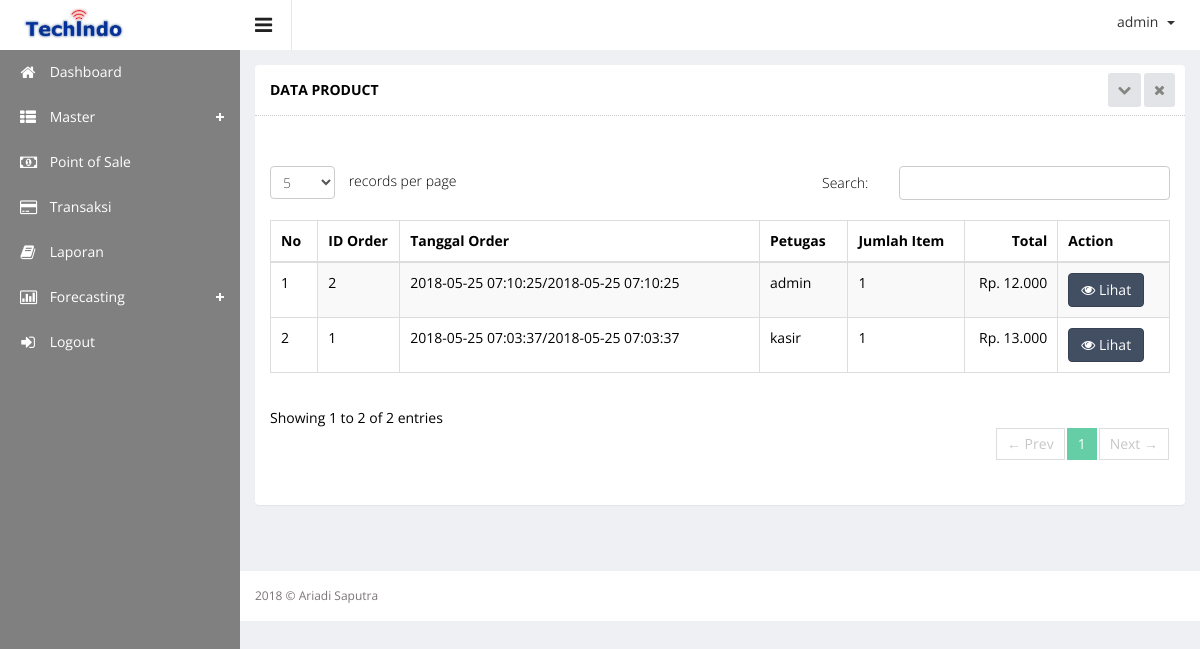
Page /index.php?hal=master/transaksi/list (signed in) on the committed database.
### tables this page shows
CREATE TABLE `orders` (
  `id_orders` int(5) NOT NULL,
  `nama_petugas` varchar(100) NOT NULL,
  `tgl_order` datetime NOT NULL,
  `jam_order` time NOT NULL
);

### master/transaksi/list.php (the view, shortened to what this page needs)
<div class="wrapper">
 <div class="row">
    <div class="col-sm-12">
        <section class="panel">
            <header class="panel-heading">
                Data Product
                <span class="tools pull-right">
                    <a href="javascript:;" class="fa fa-chevron-down"></a>
                    <a href="javascript:;" class="fa fa-times"></a>
                </span>
            </header>
            <div class="panel-body">
                <div class="adv-table editable-table ">
                    <div class="clearfix">
                        <div class="btn-group">
                        </div>
                    </div>
                    <table class="table table-striped table-hover table-bordered" id="editable-sample">
                        <thead>
                            <tr>
                                <th>No</th>
                                <th>ID Order</th>
                                <th>Tanggal Order</th>
                                <th>Petugas</th>
                                <th>Jumlah Item</th>
                                <th style="text-align: right;">Total</th>
                                <th>Action</th>
                            </tr>
                        </thead>
                        <tbody>
                            <?php
                            $no = 1;
                            $queryTransaksi = mysqli_query($mysqli,"SELECT *
                             FROM
                             `orders`
                             ORDER BY id_orders  DESC");
                            while ($rowTransaksi  = mysqli_fetch_array($queryTransaksi)) {
                                ?>
                                <tr class="">
                                    <td><?php echo $no++; ?></td>
                                    <td><?php echo $rowTransaksi['id_orders']?></td>
                                    <td><?php echo $rowTransaksi['tgl_order']?>/<?php echo $rowTransaksi['tgl_order']?></td>
                                    <td><?php echo $rowTransaksi['nama_petugas']?></td>
                                    <td>
                                        <?php
                                        $queryQTY = mysqli_query($mysqli,"SELECT SUM(orders_detail.jumlah) AS jumlahqty , product.product_id
                                            FROM
                                            `orders`
                                            INNER JOIN `orders_detail`
                                            ON (`orders`.`id_orders` = `orders_detail`.`id_orders`)
                                            INNER JOIN `product`
                                            ON (`product`.`product_id` = `orders_detail`.`product_id`) WHERE orders.id_orders='".$rowTransaksi['id_orders']."' ");
                                        $QTY = mysqli_fetch_array($queryQTY);
                                        echo $QTY['jumlahqty'];
                                        ?>
                                    </td>
                                    <td style="text-align: right;">
                                        <?php
                                        $queryTotal=mysqli_query($mysqli,"SELECT *
                                            FROM
                                            `orders`
                                            INNER JOIN `orders_detail`
                                            ON (`orders`.`id_orders` = `orders_detail`.`id_orders`)
                                            INNER JOIN `product`
                                            ON (`product`.`product_id` = `orders_detail`.`product_id`) WHERE orders.id_orders='".$rowTransaksi['id_orders']."'");
                                        $totalQuery=0;
                                        while($rowQueryTotal=mysqli_fetch_array($queryTotal)){
                                            $subTotal =+$rowQueryTotal['jumlah'] * $rowQueryTotal['product_price'];
                                            $totalQuery +=$subTotal;
                                        }
                                        echo "Rp. ".number_format($totalQuery,0,',','.');
                                        ?>
                                    </td>
                                    <td>
                                        <a href="?hal=master/transaksi/detail&id=<?php echo $rowTransaksi['id_orders']; ?>">
                                            <button class="btn btn-primary" type="submit"><i class="fa fa-eye"></i> Lihat</button>
                                        </a>
                                    </td>
                                </tr>
                                <?php } ?>
                            </tbody>
                        </table>
                    </div>
                </div>
            </section>
        </div>
    </div>
</div>

### index.php (shortened to what this page needs)
<?php
if (!empty($_SESSION["username"]) && !empty($_SESSION['password'])) {
  ?>
  <!DOCTYPE html>
  <html lang="en">
  <head>
    <link rel="stylesheet" type="text/css" href="assets/js/bootstrap-datepicker/css/datepicker-custom.css"/>
    <link rel="stylesheet" type="text/css" href="assets/js/bootstrap-timepicker/css/timepicker.css"/>
    <link rel="stylesheet" type="text/css" href="assets/js/bootstrap-colorpicker/css/colorpicker.css"/>
    <link rel="stylesheet" type="text/css" href="assets/js/bootstrap-daterangepicker/daterangepicker-bs3.css"/>
    <link rel="stylesheet" type="text/css" href="assets/js/bootstrap-datetimepicker/css/datetimepicker-custom.css"/>
    <link href="assets/js/iCheck/skins/square/square.css" rel="stylesheet">
    <link href="assets/js/iCheck/skins/square/red.css" rel="stylesheet">
    <link href="assets/js/iCheck/skins/square/blue.css" rel="stylesheet">
    <link href="assets/css/clndr.css" rel="stylesheet">
    <link rel="stylesheet" href="assets/js/morris-chart/morris.css">
    <link href="assets/css/style.css" rel="stylesheet">
    <link href="assets/css/style-responsive.css" rel="stylesheet">
  </head>
  <body class="sticky-header">
    <section>
      <?php include("sidebar.php"); ?>
      <div class="main-content">
        <?php include("header.php"); ?>
        <?php
        if (isset($_GET['hal']) && strlen($_GET['hal']) > 0) {
          $hal = str_replace(".", "/", $_GET['hal']) . ".php";
        } else {
          $hal = "dashboard.php";
        }
        if (file_exists($hal)) {
          include($hal);
        } else {
          include("dashboard.php");
        }
        ?>
        <?php include("footer.php"); ?>
      </div>
    </section>
  </body>
  </html>
  <?php
} else {
  header("Location: login.php");
}
?>

### sidebar.php (shortened to what this page needs)
<div class="left-side sticky-left-side">
    <div class="logo">
        <a href="index.php"><img src="assets/images/logoo.jpg" alt="" style="width: 50%; height: auto;"></a>
    </div>
    <div class="left-side-inner">
        <?php if($_SESSION['level'] =='Admin'){ ?>
        <ul class="nav nav-pills nav-stacked custom-nav">
            <li><a href="?hal=dashboard"><i class="fa fa-home"></i> <span>Dashboard</span></a></li>
            <li class="menu-list"><a href="#"><i class="fa fa-th-list"></i> <span>Master</span></a>
            </li>
            <li><a href="?hal=pos"><i class="fa fa-money"></i> <span>Point of Sale</span></a></li>
            <li><a href="?hal=master/transaksi/list"><i class="fa fa-credit-card"></i> <span>Transaksi</span></a></li>
            <li><a href="?hal=master/laporan/list"><i class="fa fa-book"></i> <span>Laporan</span></a></li>
            <li class="menu-list"><a href="#"><i class="fa fa-bar-chart-o"></i> <span>Forecasting</span></a>
            </li>
            <li><a href="logout.php"><i class="fa fa-sign-in"></i> <span>Logout</span></a></li>
        </ul>
        <?php
        }
        ?>
    </div>
</div>

### header.php (shortened to what this page needs)
<div class="header-section">
  <a class="toggle-btn"><i class="fa fa-bars"></i></a>
  <div class="menu-right">
    <ul class="notification-menu">
      <li>
        <a href="#" class="btn btn-default dropdown-toggle" data-toggle="dropdown">
          <?php echo $_SESSION['username']; ?>
          <span class="caret"></span>
        </a>
      </li>
    </ul>
  </div>
</div>

### footer.php
<footer>
	2018 &copy; Ariadi Saputra
</footer>

### rows in the picture
orders: id_orders "2", tgl_order "2018-05-25 07:10:25", nama_petugas "admin", jumlahqty "1", totalQuery "12.000"
orders: id_orders "1", tgl_order "2018-05-25 07:03:37", nama_petugas "kasir", jumlahqty "1", totalQuery "13.000"

### other values in the picture
$_SESSION['username'] "admin"
